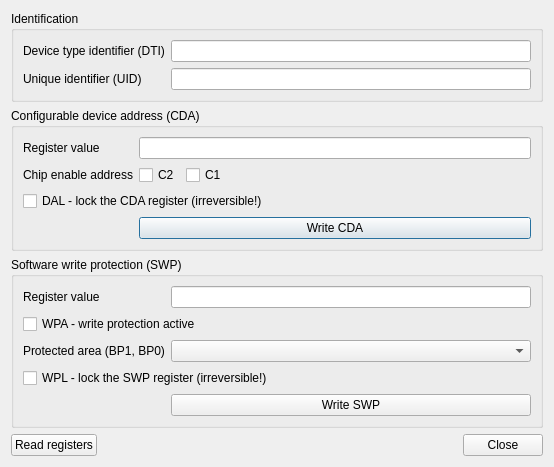
<?xml version="1.0" encoding="UTF-8"?>
<ui version="4.0">
 <class>DialogI2CReg</class>
 <widget class="QDialog" name="DialogI2CReg">
  <property name="geometry">
   <rect>
    <x>0</x>
    <y>0</y>
    <width>480</width>
    <height>420</height>
   </rect>
  </property>
  <property name="windowTitle">
   <string>I2C EEPROM registers</string>
  </property>
  <property name="windowIcon">
   <iconset resource="resource.qrc">
    <normaloff>:/res/img/write64.png</normaloff>:/res/img/write64.png</iconset>
  </property>
  <layout class="QVBoxLayout" name="verticalLayout">
   <item>
    <widget class="QGroupBox" name="groupBox_id">
     <property name="title">
      <string>Identification</string>
     </property>
     <layout class="QFormLayout" name="formLayout_id">
      <item row="0" column="0">
       <widget class="QLabel" name="label_dti">
        <property name="text">
         <string>Device type identifier (DTI)</string>
        </property>
       </widget>
      </item>
      <item row="0" column="1">
       <widget class="QLineEdit" name="lineEdit_dti">
        <property name="readOnly">
         <bool>true</bool>
        </property>
       </widget>
      </item>
      <item row="1" column="0">
       <widget class="QLabel" name="label_uid">
        <property name="text">
         <string>Unique identifier (UID)</string>
        </property>
       </widget>
      </item>
      <item row="1" column="1">
       <widget class="QLineEdit" name="lineEdit_uid">
        <property name="minimumSize">
         <size>
          <width>360</width>
          <height>0</height>
         </size>
        </property>
        <property name="readOnly">
         <bool>true</bool>
        </property>
       </widget>
      </item>
     </layout>
    </widget>
   </item>
   <item>
    <widget class="QGroupBox" name="groupBox_cda">
     <property name="title">
      <string>Configurable device address (CDA)</string>
     </property>
     <layout class="QFormLayout" name="formLayout_cda">
      <item row="0" column="0">
       <widget class="QLabel" name="label_cda">
        <property name="text">
         <string>Register value</string>
        </property>
       </widget>
      </item>
      <item row="0" column="1">
       <widget class="QLineEdit" name="lineEdit_cda">
        <property name="readOnly">
         <bool>true</bool>
        </property>
       </widget>
      </item>
      <item row="1" column="0">
       <widget class="QLabel" name="label_cbits">
        <property name="text">
         <string>Chip enable address</string>
        </property>
       </widget>
      </item>
      <item row="1" column="1">
       <layout class="QHBoxLayout" name="horizontalLayout_cbits">
        <item>
         <widget class="QCheckBox" name="checkBox_c2">
          <property name="text">
           <string>C2</string>
          </property>
         </widget>
        </item>
        <item>
         <widget class="QCheckBox" name="checkBox_c1">
          <property name="text">
           <string>C1</string>
          </property>
         </widget>
        </item>
        <item>
         <spacer name="horizontalSpacer_cbits">
          <property name="orientation">
           <enum>Qt::Horizontal</enum>
          </property>
          <property name="sizeHint" stdset="0">
           <size>
            <width>40</width>
            <height>20</height>
           </size>
          </property>
         </spacer>
        </item>
       </layout>
      </item>
      <item row="2" column="0" colspan="2">
       <widget class="QCheckBox" name="checkBox_dal">
        <property name="text">
         <string>DAL - lock the CDA register (irreversible!)</string>
        </property>
       </widget>
      </item>
      <item row="3" column="1">
       <widget class="QPushButton" name="pushButton_writeCda">
        <property name="text">
         <string>Write CDA</string>
        </property>
       </widget>
      </item>
     </layout>
    </widget>
   </item>
   <item>
    <widget class="QGroupBox" name="groupBox_swp">
     <property name="title">
      <string>Software write protection (SWP)</string>
     </property>
     <layout class="QFormLayout" name="formLayout_swp">
      <item row="0" column="0">
       <widget class="QLabel" name="label_swp">
        <property name="text">
         <string>Register value</string>
        </property>
       </widget>
      </item>
      <item row="0" column="1">
       <widget class="QLineEdit" name="lineEdit_swp">
        <property name="readOnly">
         <bool>true</bool>
        </property>
       </widget>
      </item>
      <item row="1" column="0" colspan="2">
       <widget class="QCheckBox" name="checkBox_wpa">
        <property name="text">
         <string>WPA - write protection active</string>
        </property>
       </widget>
      </item>
      <item row="2" column="0">
       <widget class="QLabel" name="label_bp">
        <property name="text">
         <string>Protected area (BP1, BP0)</string>
        </property>
       </widget>
      </item>
      <item row="2" column="1">
       <widget class="QComboBox" name="comboBox_bp"/>
      </item>
      <item row="3" column="0" colspan="2">
       <widget class="QCheckBox" name="checkBox_wpl">
        <property name="text">
         <string>WPL - lock the SWP register (irreversible!)</string>
        </property>
       </widget>
      </item>
      <item row="4" column="1">
       <widget class="QPushButton" name="pushButton_writeSwp">
        <property name="text">
         <string>Write SWP</string>
        </property>
       </widget>
      </item>
     </layout>
    </widget>
   </item>
   <item>
    <layout class="QHBoxLayout" name="horizontalLayout_buttons">
     <item>
      <widget class="QPushButton" name="pushButton_read">
       <property name="text">
        <string>Read registers</string>
       </property>
      </widget>
     </item>
     <item>
      <spacer name="horizontalSpacer_buttons">
       <property name="orientation">
        <enum>Qt::Horizontal</enum>
       </property>
       <property name="sizeHint" stdset="0">
        <size>
         <width>40</width>
         <height>20</height>
        </size>
       </property>
      </spacer>
     </item>
     <item>
      <widget class="QPushButton" name="pushButton_close">
       <property name="text">
        <string>Close</string>
       </property>
      </widget>
     </item>
    </layout>
   </item>
  </layout>
 </widget>
 <resources>
  <include location="resource.qrc"/>
 </resources>
 <connections>
  <connection>
   <sender>pushButton_close</sender>
   <signal>clicked()</signal>
   <receiver>DialogI2CReg</receiver>
   <slot>close()</slot>
  </connection>
 </connections>
</ui>
